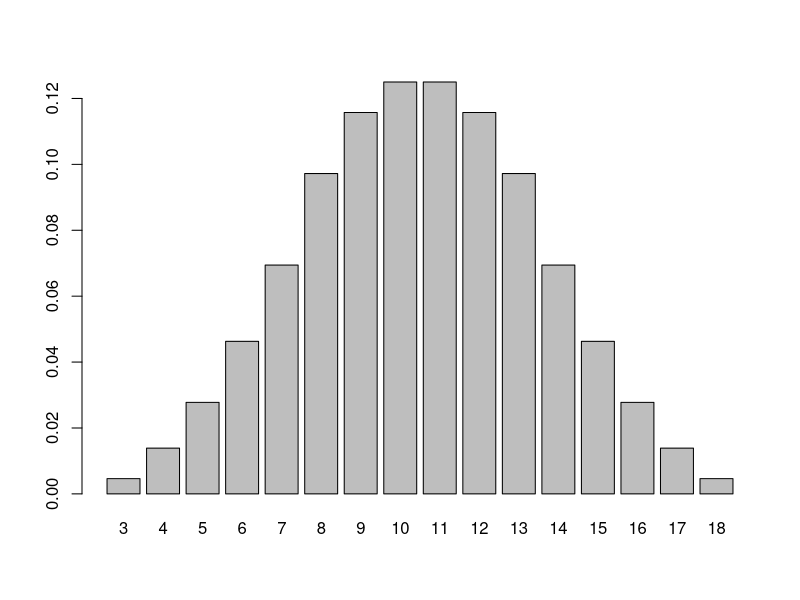
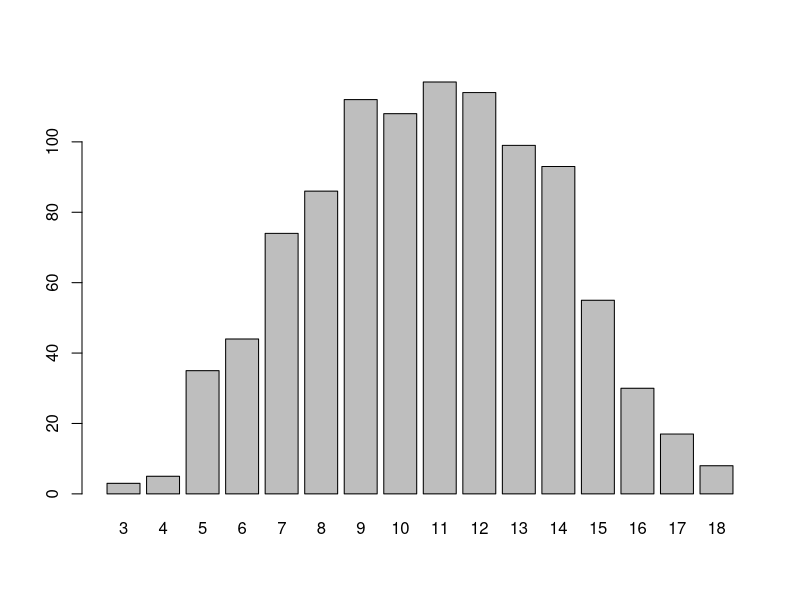
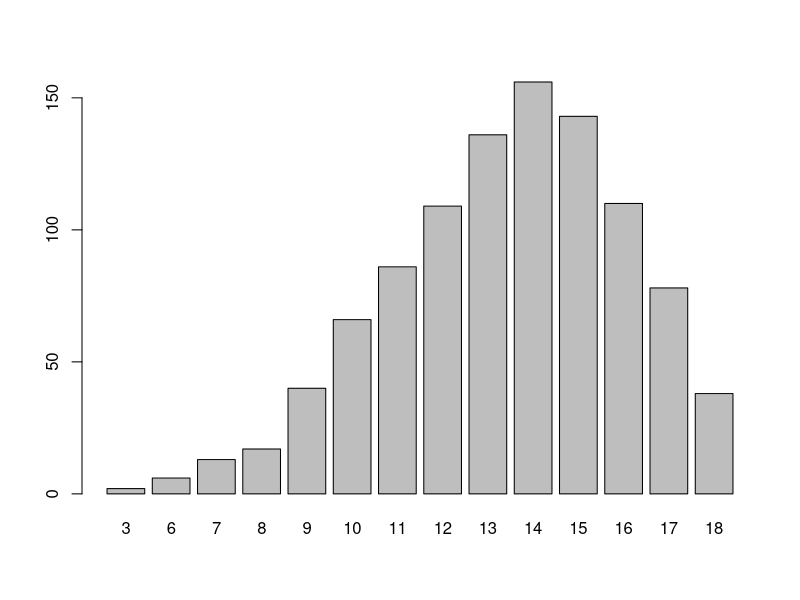

Source code (R) for these figures, in order:
# Name: Faye Bandet
# Date: 10/3/19
# ISTA 116 Section B || Section Leader : Jacob Heller
# Lab Assignment 6
# Collaborator(s): Nick Ackerman

#1
suits = c("Spade", "Heart", "Diamond", "Club")
numbers = c(2, 3, 4, 5, 6, 7, 8, 9, 10, "Ace", "Queen", "King", "Jack")
suits
numbers
# created vectors

#2
deck = expand.grid(suits=suits, numbers=numbers)
deck
# Created deck

#3
table = prop.table(table(deck))
psuits = prop.table(table(deck$suits))
pnumbers = prop.table(table(deck$numbers))
table
psuits
pnumbers
# The probability of getting any card, like an Ace is the same probability as any bard because it is still a full deck. It is 25% likely to draw a spade.

#4
sample = sample(1:52, 10, replace = FALSE)
sample
# Created sample

#5
deck2 = deck[-sample,]
deck2
table2 = prop.table(table(deck2))
p2suits = prop.table(table(deck2$suits))
p2numbers = prop.table(table(deck2$numbers))
table2
p2suits
p2numbers
# It is differant than #3, getting an ace spades is now 2.3%, and a general spade would be 26%.They are different because there is less cards so the probability changes.

#6
die1 = c(1, 2, 3, 4, 5, 6)
die2 = c(1, 2, 3, 4, 5, 6)
die3 = c(1, 2, 3, 4, 5, 6)
dicerolls = expand.grid(die1=die1, die2=die2, die3=die3)
dicerolls
# Expand grid worked

#7
dicerolls$sum = c(rowSums(dicerolls))
dicerolls
# Printed docerolls 

#8
plot1 = prop.table(table(dicerolls$sum))
plot1
barplot(plot1)
# The highest probability is .125 an 11 or a 10.

#9
plot2 = replicate(1000, {sample(dicerolls$sum, 1, replace = FALSE)})
barplot(table(plot2))
# They still are similar because 10 and 11 both have the highest frequency or percentage.

#10
plot2 = replicate(1000, {sum(sort(sample(1:6, 5, replace = TRUE), decreasing = TRUE)[1:3])})
barplot(table(plot2))
# results show that it is similar to 8 and 9 because the curve of the graphs are similar. They are not exactly the same, because it is random.